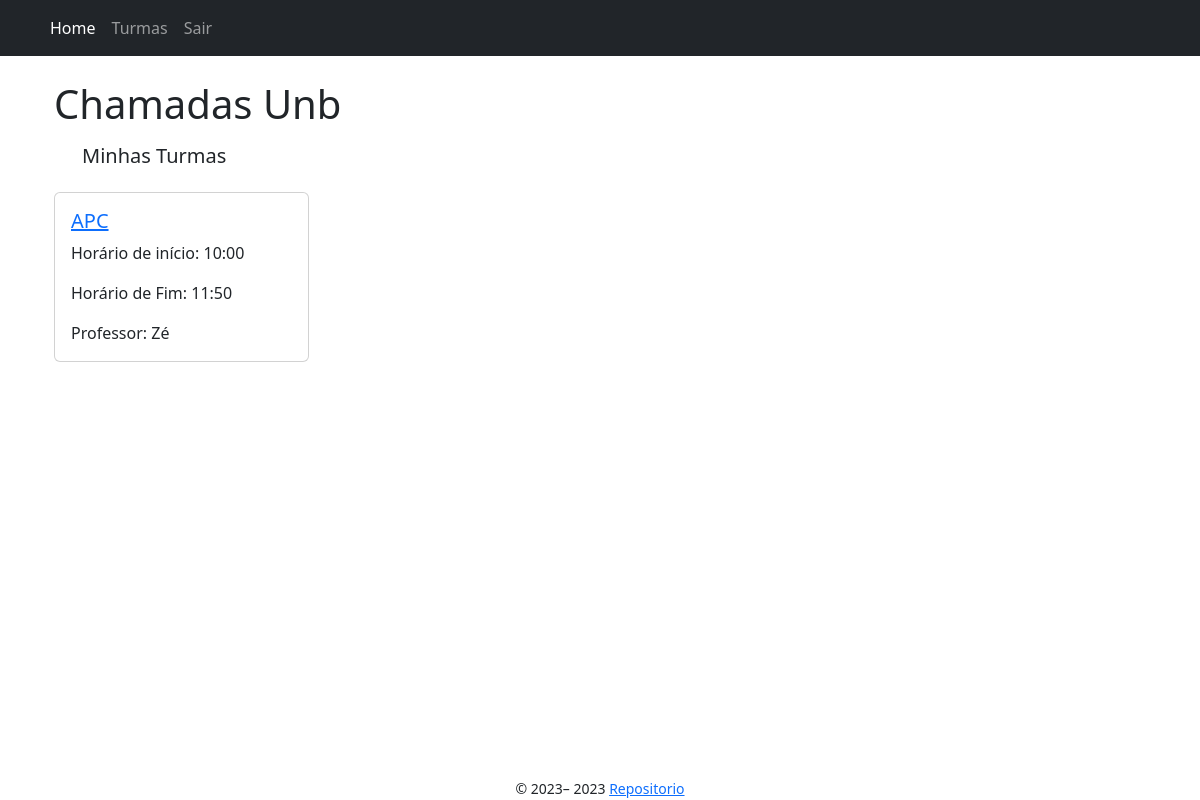
The page / (signed in) on the database as committed earlier.
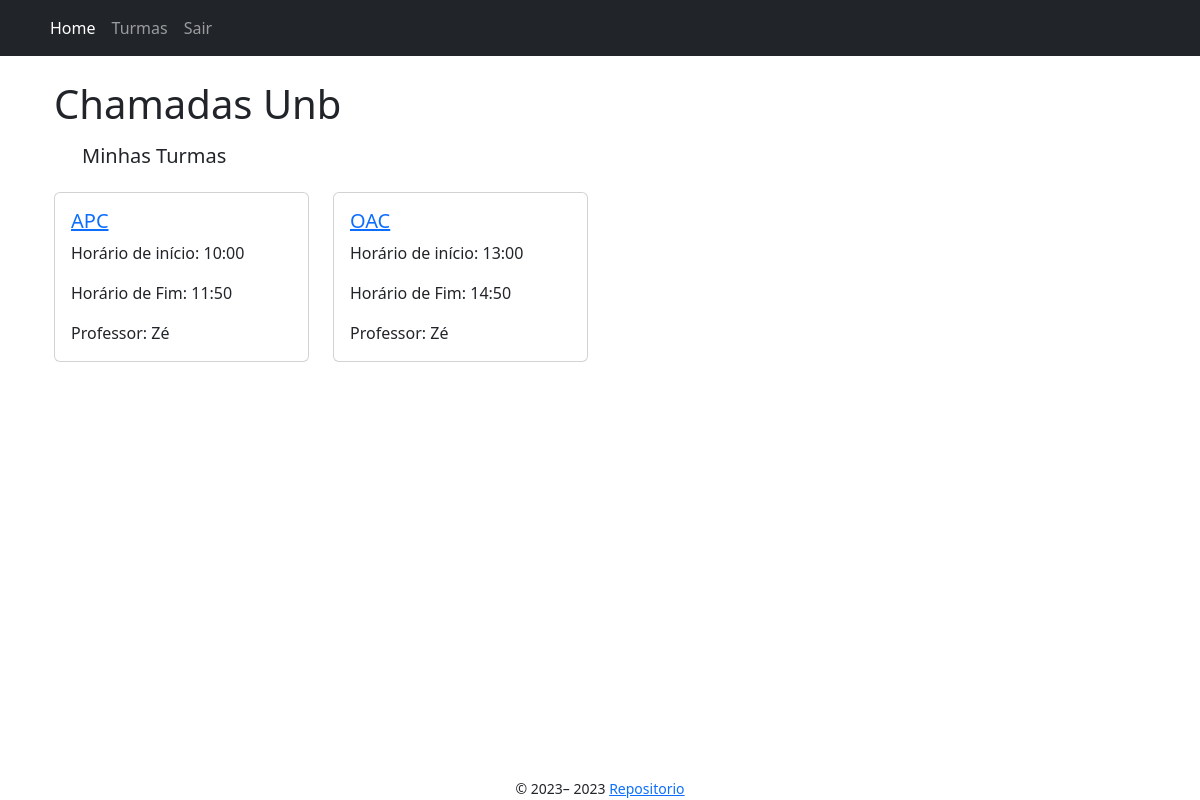
The same page on the database as committed later.
### app/models/turma.py (models this page shows)
class Turma(db.Model):
    __tablename__ = "turma"
    id = db.Column(db.Integer, primary_key=True)
    nome = db.Column(db.String(100), nullable=False)
    horario_inicio = db.Column(db.Time, nullable=False)
    horario_fim = db.Column(db.Time, nullable=False)
    senha = db.Column(db.String(200), nullable=False)
    semestre = db.Column(db.Integer, nullable=False)
    professor_id = db.Column(db.Integer, db.ForeignKey(
        'professor.id'), nullable=False)
    aulas = db.relationship('Aula', backref=db.backref('turma_aulas', lazy=True)) #1 to N
    def __repr__(self) -> str:
        return "<Turma %r>" % self.id

### app/models/usuario.py (models this page shows)
class Usuario(UserMixin,db.Model):
    id = db.Column(db.Integer, primary_key=True)
    nome = db.Column(db.String(150), nullable=False)
    matricula = db.Column(db.String(15), unique=True, nullable=False)
    email = db.Column(db.String(100), unique=True, nullable=False)
    senha = db.Column(db.String(200), nullable=False)
    tipo_usuario = db.Column(
        Enum("aluno", "professor", name="tipo_usuario"), nullable=False)

### app/controllers/index.py (the view)
@bp.route("/", methods=["GET"])
@login_required
def index():
    print(f"turmas do usuario: {current_user.turmas}")
    print(f"user: {current_user}")
    return render_template("index.jinja2", user=current_user)

### app/models/professor.py (called while the page is built)
    def __repr__(self) -> str:
        return f"<Professor {self.id}> Nome:{self.nome} - Matricula:{self.matricula} - Email:{self.email} - Turmas:{self.turmas}"

### app/templates/index.jinja2
{% extends "base.jinja2" %}
{% block head %}
    {{ super() }}
{% endblock %}
{% block content %}
<div class="container">
    <h1>Chamadas Unb</h1>
    <div class="row rows-col-1 m-3">
            <h5>Minhas Turmas</h5>
        </div>
    <div id="my-courses" class="row row-col-1 row-cols-md-2 row-cols-lg-4">
        {% for turma in user.turmas %}
            <div class="col mb-4">
                    <div class="card">
                        <div class="card-body">
                            <a href="{{ url_for('turmas.show', turma_id=turma.id) }}">
                                <h5 class="card-title">{{ turma.nome }}</h5>
                            </a>
                            <p>Horário de início: {{ turma.horario_inicio.strftime('%H:%M') }}</p>
                            <p>Horário de Fim: {{ turma.horario_fim.strftime('%H:%M') }}</p>
                            <p class="card-text">Professor: {{ turma.professor.nome }}</p>
                        </div>
                    </div>
                </div>
        {% endfor %}
    </div>
</div>
{% endblock %}

### app/templates/base.jinja2 (shortened to what this page needs)
{% from 'bootstrap5/utils.html' import render_messages %}
{% from 'bootstrap5/form.html' import render_form %}
{% from 'bootstrap5/nav.html' import render_nav_item, render_breadcrumb_item %}
<!doctype html>
<html lang="en">
<head>
    {% block head %}
    {% block styles %}
    {{ bootstrap.load_css() }}
    <link rel="stylesheet" type="text/css" href="{{ url_for('static', filename='style.css') }}">
    {% endblock %}
    {% endblock %}
</head>
<body>
    <head>
        {% if current_user.is_authenticated %}
            <nav class="navbar navbar-expand-lg navbar-dark bg-dark mb-4">
                <div class="container">
                    <div class="collapse navbar-collapse" id="navbarSupportedContent">
                        <ul class="navbar-nav mr-auto">
                            {{ render_nav_item("index.index", "Home") }}
                            {{ render_nav_item("turmas.index", "Turmas") }}
                            {{ render_nav_item("auth.logout", "Sair") }}
                        </ul>
                    </div>
                </div>
            </nav>
        {% endif %}
    </head>
    <main class="container">
        {% block content %}{% endblock %}
    </main>
    <footer class="text-center">
        {% block footer %}
        <small> &copy; 2023–
            <script>document.write(new Date().getFullYear())</script> <a
                href="https://github.com/zeroCass/chamada-saas" target="_blank">Repositorio</a>
        </small>
        {% endblock %}
    </footer>
</body>
</html>

### app/static/style.css (style rules this page uses)
* { box-sizing: border-box; margin: 0; padding: 0; }
body { display: grid; min-height: 100vh; min-width: 100vw; grid-template-columns: 1fr; grid-template-rows: auto 1fr auto; grid-template-areas: "header" "main" "footer"; }
main { grid-area: main; }
footer { grid-area: footer; }

Rows that differ between the two databases and show on the page:
added Turma: nome "OAC", horario_inicio "13:00", horario_fim "14:50", professor.nome "Zé"
